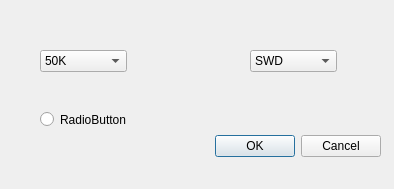
<?xml version="1.0" encoding="UTF-8"?>
<ui version="4.0">
 <class>OptionDialog</class>
 <widget class="QDialog" name="OptionDialog">
  <property name="windowModality">
   <enum>Qt::ApplicationModal</enum>
  </property>
  <property name="geometry">
   <rect>
    <x>0</x>
    <y>0</y>
    <width>394</width>
    <height>189</height>
   </rect>
  </property>
  <property name="windowTitle">
   <string>Dialog</string>
  </property>
  <widget class="QDialogButtonBox" name="buttonBox">
   <property name="geometry">
    <rect>
     <x>40</x>
     <y>130</y>
     <width>341</width>
     <height>32</height>
    </rect>
   </property>
   <property name="orientation">
    <enum>Qt::Horizontal</enum>
   </property>
   <property name="standardButtons">
    <set>QDialogButtonBox::Cancel|QDialogButtonBox::Ok</set>
   </property>
  </widget>
  <widget class="QComboBox" name="ComBoxSpeed">
   <property name="geometry">
    <rect>
     <x>40</x>
     <y>50</y>
     <width>87</width>
     <height>22</height>
    </rect>
   </property>
   <item>
    <property name="text">
     <string>50K</string>
    </property>
   </item>
   <item>
    <property name="text">
     <string>100K</string>
    </property>
   </item>
   <item>
    <property name="text">
     <string>200K</string>
    </property>
   </item>
   <item>
    <property name="text">
     <string>500K</string>
    </property>
   </item>
   <item>
    <property name="text">
     <string>800K</string>
    </property>
   </item>
   <item>
    <property name="text">
     <string>1000K</string>
    </property>
   </item>
   <item>
    <property name="text">
     <string>2000K</string>
    </property>
   </item>
   <item>
    <property name="text">
     <string>3000K</string>
    </property>
   </item>
   <item>
    <property name="text">
     <string>4000K</string>
    </property>
   </item>
   <item>
    <property name="text">
     <string>5000K</string>
    </property>
   </item>
  </widget>
  <widget class="QComboBox" name="ComBoxInterface">
   <property name="geometry">
    <rect>
     <x>250</x>
     <y>50</y>
     <width>87</width>
     <height>22</height>
    </rect>
   </property>
   <item>
    <property name="text">
     <string>SWD</string>
    </property>
   </item>
   <item>
    <property name="text">
     <string>JTAG</string>
    </property>
   </item>
  </widget>
  <widget class="QRadioButton" name="radioButton">
   <property name="geometry">
    <rect>
     <x>40</x>
     <y>110</y>
     <width>115</width>
     <height>19</height>
    </rect>
   </property>
   <property name="text">
    <string>RadioButton</string>
   </property>
  </widget>
 </widget>
 <resources/>
 <connections>
  <connection>
   <sender>buttonBox</sender>
   <signal>accepted()</signal>
   <receiver>OptionDialog</receiver>
   <slot>accept()</slot>
   <hints>
    <hint type="sourcelabel">
     <x>248</x>
     <y>254</y>
    </hint>
    <hint type="destinationlabel">
     <x>157</x>
     <y>274</y>
    </hint>
   </hints>
  </connection>
  <connection>
   <sender>buttonBox</sender>
   <signal>rejected()</signal>
   <receiver>OptionDialog</receiver>
   <slot>reject()</slot>
   <hints>
    <hint type="sourcelabel">
     <x>316</x>
     <y>260</y>
    </hint>
    <hint type="destinationlabel">
     <x>286</x>
     <y>274</y>
    </hint>
   </hints>
  </connection>
 </connections>
</ui>
